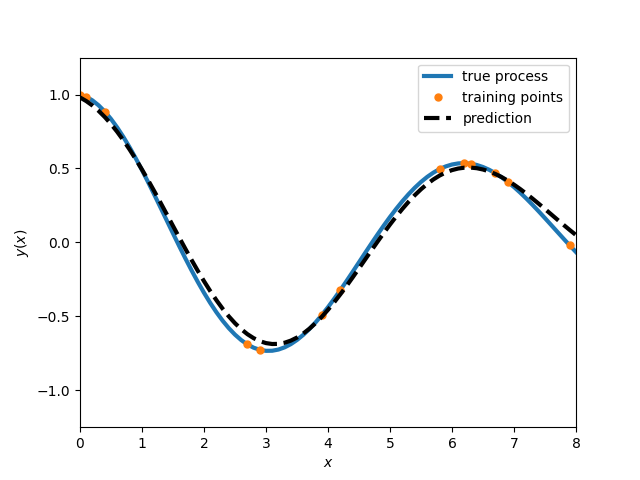

Recreate this plot in Python.
#!usr/bin/env python

# Linear regression with l2-regularizer
#
# Author: Fangtong Liu
# Date: 06/13/2020
#

import numpy as np
import matplotlib.pyplot as plt


def basis(x1, x2):
    """compute basis (design) matrix"""
    s = 1.75  # bandwidth (length-scale)
    return np.exp(-np.linalg.norm(x1 - x2) ** 2 / (2 * s ** 2))


if __name__ == "__main__":
    # create a dataset
    z = np.arange(0, 8.1, 0.1)
    y = np.exp(-0.1 * z) * np.cos(z)

    # pick some training points rasndomly
    N = 15  # number of training points
    idx = np.unique(np.floor(np.random.rand(N, 1) * len(z)))
    # temp = np.array([0.1, 0.5, 0.3, 0.1, 0.8])
    # u, idx = np.unique(1 + np.floor(temp * len(z)), return_index=True)
    N = len(idx)
    idx = idx.astype(int)
    x = z[idx]  # training input
    t = y[idx] + 0.05 * np.random.randn(N, 1).reshape(-1)  # noisy target

    # here we solve for w in a linear model y = w^T * phi
    # compute basis (design) matrix
    Phi = np.zeros([len(x), len(x) + 1])
    Phi[:, 0] = 1  # bias basis
    for i in range(Phi.shape[0]):
        for j in range(Phi.shape[1]-1):
            Phi[i, j+1] = basis(x[i], x[j])

    # solve for w using least squares with l_2 regularizer
    w = np.dot(Phi.T, Phi) + 0.1 * np.eye(Phi.shape[1])
    w = np.dot(np.linalg.inv(w), np.dot(Phi.T, t))

    # predict at arbitrary inputs
    Phi_test = np.zeros([len(z), len(w)])
    Phi_test[:, 0] = 1  # bias basis
    for i in range(Phi_test.shape[0]):
        for j in range(Phi_test.shape[1]-1):
            Phi_test[i, j+1] = basis(z[i], x[j])

    y_test = np.dot(Phi_test, w)  # predict all at once

    ##################### plotting ##################
    # plot the true process and training points
    fig1 = plt.figure()
    plt.plot(z, y, linewidth=3, label='true process')
    plt.plot(x, t, '.', markersize=10, label='training points')
    plt.plot(z, y_test, '--', color='k', linewidth=3, label='prediction')
    plt.legend(loc='best')
    plt.xlabel(r'$x$')
    plt.ylabel(r'$y(x)$')
    plt.xlim([0, 8])
    plt.ylim([-1.25, 1.25])
    # fig1.savefig('lin_reg.png')
    plt.show()

    fig2 = plt.figure()
    plt.stem(w, use_line_collection=True)
    plt.xlabel('basis')
    plt.ylabel('w')
    # fig2.savefig('lin_reg_w.png')
    plt.show()





